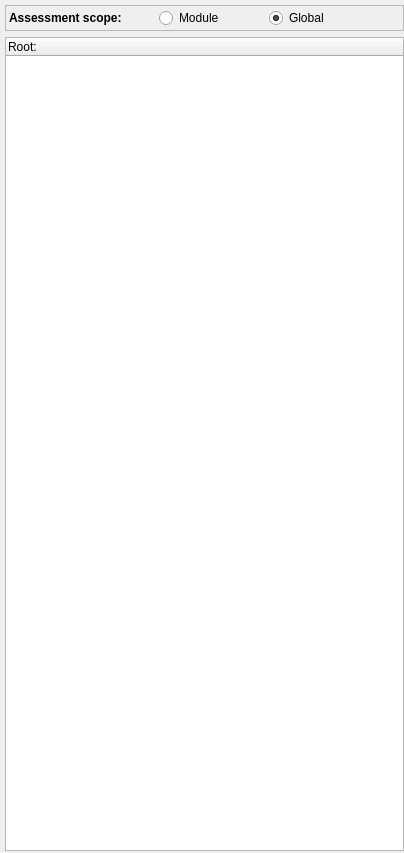
<?xml version="1.0" encoding="UTF-8"?>
<ui version="4.0">
 <class>PipeLineDock</class>
 <widget class="QDockWidget" name="PipeLineDock">
  <property name="geometry">
   <rect>
    <x>0</x>
    <y>0</y>
    <width>404</width>
    <height>853</height>
   </rect>
  </property>
  <property name="minimumSize">
   <size>
    <width>404</width>
    <height>299</height>
   </size>
  </property>
  <property name="features">
   <set>QDockWidget::DockWidgetClosable|QDockWidget::DockWidgetMovable</set>
  </property>
  <property name="allowedAreas">
   <set>Qt::LeftDockWidgetArea</set>
  </property>
  <property name="windowTitle">
   <string>Pipeline</string>
  </property>
  <widget class="QWidget" name="dockWidgetContents">
   <property name="sizePolicy">
    <sizepolicy hsizetype="MinimumExpanding" vsizetype="Expanding">
     <horstretch>0</horstretch>
     <verstretch>0</verstretch>
    </sizepolicy>
   </property>
   <property name="minimumSize">
    <size>
     <width>400</width>
     <height>0</height>
    </size>
   </property>
   <layout class="QVBoxLayout" name="verticalLayout">
    <property name="sizeConstraint">
     <enum>QLayout::SetDefaultConstraint</enum>
    </property>
    <property name="leftMargin">
     <number>5</number>
    </property>
    <property name="topMargin">
     <number>5</number>
    </property>
    <property name="rightMargin">
     <number>0</number>
    </property>
    <property name="bottomMargin">
     <number>2</number>
    </property>
    <item>
     <widget class="QFrame" name="scopeFrame">
      <property name="sizePolicy">
       <sizepolicy hsizetype="Preferred" vsizetype="Fixed">
        <horstretch>0</horstretch>
        <verstretch>0</verstretch>
       </sizepolicy>
      </property>
      <property name="maximumSize">
       <size>
        <width>16777215</width>
        <height>16777215</height>
       </size>
      </property>
      <property name="frameShape">
       <enum>QFrame::StyledPanel</enum>
      </property>
      <layout class="QHBoxLayout" name="horizontalLayout">
       <property name="spacing">
        <number>0</number>
       </property>
       <property name="sizeConstraint">
        <enum>QLayout::SetDefaultConstraint</enum>
       </property>
       <property name="leftMargin">
        <number>3</number>
       </property>
       <property name="topMargin">
        <number>2</number>
       </property>
       <property name="rightMargin">
        <number>0</number>
       </property>
       <property name="bottomMargin">
        <number>2</number>
       </property>
       <item>
        <widget class="QLabel" name="scopeLabel">
         <property name="sizePolicy">
          <sizepolicy hsizetype="Preferred" vsizetype="Fixed">
           <horstretch>0</horstretch>
           <verstretch>0</verstretch>
          </sizepolicy>
         </property>
         <property name="minimumSize">
          <size>
           <width>150</width>
           <height>0</height>
          </size>
         </property>
         <property name="font">
          <font>
           <weight>75</weight>
           <bold>true</bold>
          </font>
         </property>
         <property name="text">
          <string>Assessment scope:</string>
         </property>
        </widget>
       </item>
       <item>
        <widget class="QRadioButton" name="localRadioButton">
         <property name="sizePolicy">
          <sizepolicy hsizetype="Minimum" vsizetype="Fixed">
           <horstretch>0</horstretch>
           <verstretch>0</verstretch>
          </sizepolicy>
         </property>
         <property name="minimumSize">
          <size>
           <width>110</width>
           <height>0</height>
          </size>
         </property>
         <property name="text">
          <string>Module</string>
         </property>
         <property name="checked">
          <bool>false</bool>
         </property>
         <attribute name="buttonGroup">
          <string notr="true">scopeButtonGroup</string>
         </attribute>
        </widget>
       </item>
       <item>
        <widget class="QRadioButton" name="globalRadioButton">
         <property name="sizePolicy">
          <sizepolicy hsizetype="Minimum" vsizetype="Fixed">
           <horstretch>0</horstretch>
           <verstretch>0</verstretch>
          </sizepolicy>
         </property>
         <property name="text">
          <string>Global</string>
         </property>
         <property name="checked">
          <bool>true</bool>
         </property>
         <attribute name="buttonGroup">
          <string notr="true">scopeButtonGroup</string>
         </attribute>
        </widget>
       </item>
       <item>
        <spacer name="horizontalSpacer">
         <property name="orientation">
          <enum>Qt::Horizontal</enum>
         </property>
         <property name="sizeHint" stdset="0">
          <size>
           <width>40</width>
           <height>20</height>
          </size>
         </property>
        </spacer>
       </item>
      </layout>
     </widget>
    </item>
    <item>
     <widget class="QTreeWidget" name="treeWidget">
      <property name="sizePolicy">
       <sizepolicy hsizetype="Expanding" vsizetype="Expanding">
        <horstretch>0</horstretch>
        <verstretch>0</verstretch>
       </sizepolicy>
      </property>
      <property name="contextMenuPolicy">
       <enum>Qt::CustomContextMenu</enum>
      </property>
      <column>
       <property name="text">
        <string>Root:</string>
       </property>
      </column>
     </widget>
    </item>
   </layout>
  </widget>
 </widget>
 <resources/>
 <connections/>
 <buttongroups>
  <buttongroup name="scopeButtonGroup"/>
 </buttongroups>
</ui>
